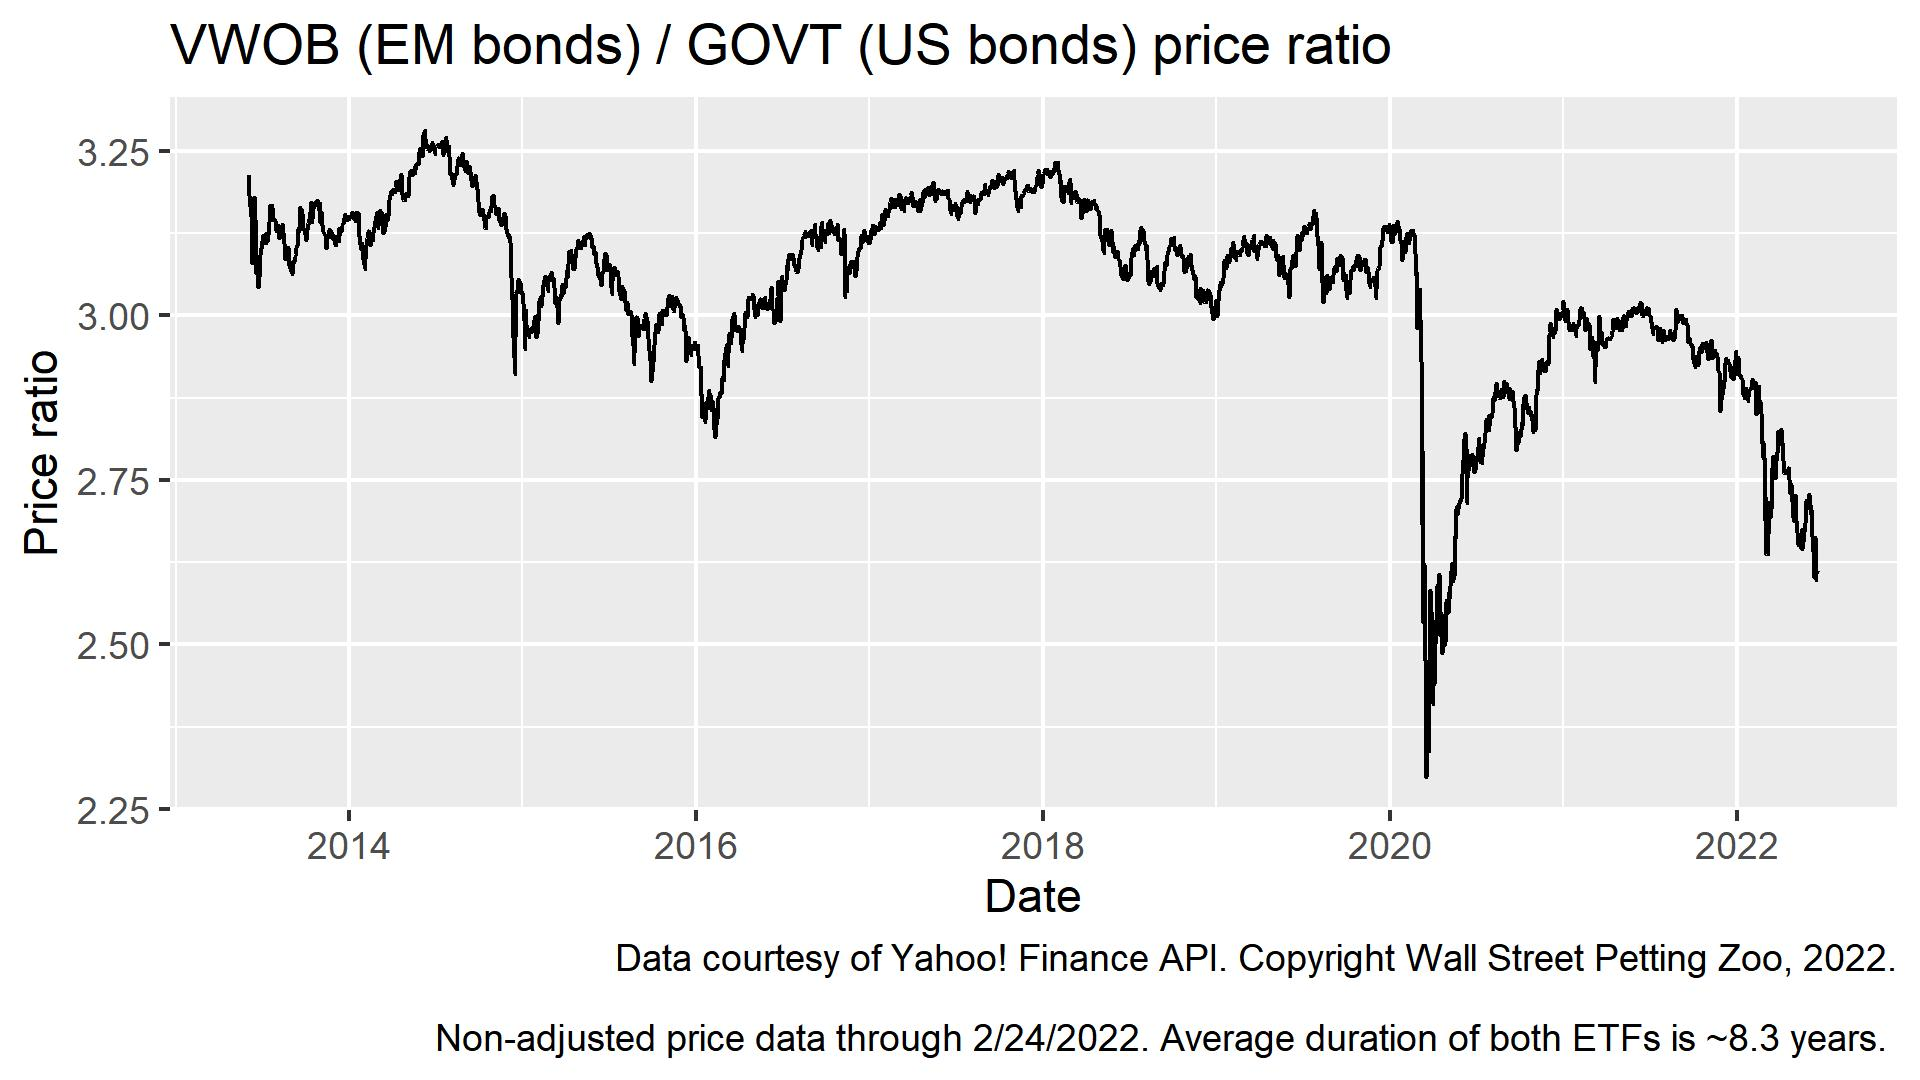

This figure's R source:
library(tidyquant)
library(tidyverse)
library(lubridate)

df <- tq_get(c("GOVT","VWOB"))
today <- getQuote(c("GOVT","VWOB"))
today <- today %>%
  mutate(date = Sys.Date(),
         close=Last)
today$symbol <- rownames(today)
today <- today %>%
  select(symbol,date,close)
df <- bind_rows(df,today)
df_1 <- df %>%
  filter(symbol=="GOVT") %>%
  select(date,govt_close = close)
df_2 <- df %>%
  filter(symbol=="VWOB") %>%
  select(date,vwob_close = close)
df <- inner_join(df_1,df_2,by="date")
df <- df %>% 
  mutate(spread = vwob_close/govt_close)
df %>% ggplot(aes(date,spread)) +
  geom_line() +
  ggtitle("VWOB (EM bonds) / GOVT (US bonds) price ratio") +
  labs(x="Date",y="Price ratio",caption="Data courtesy of Yahoo! Finance API. Copyright Wall Street Petting Zoo, 2022.\n
        Non-adjusted price data through 2/24/2022. Average duration of both ETFs is ~8.3 years. ")
ggsave("vwob-govt.jpg",
       plot = last_plot(),
       scale = 1,
       width = 1920/300,
       height = 1080/300,
       units = "in")
